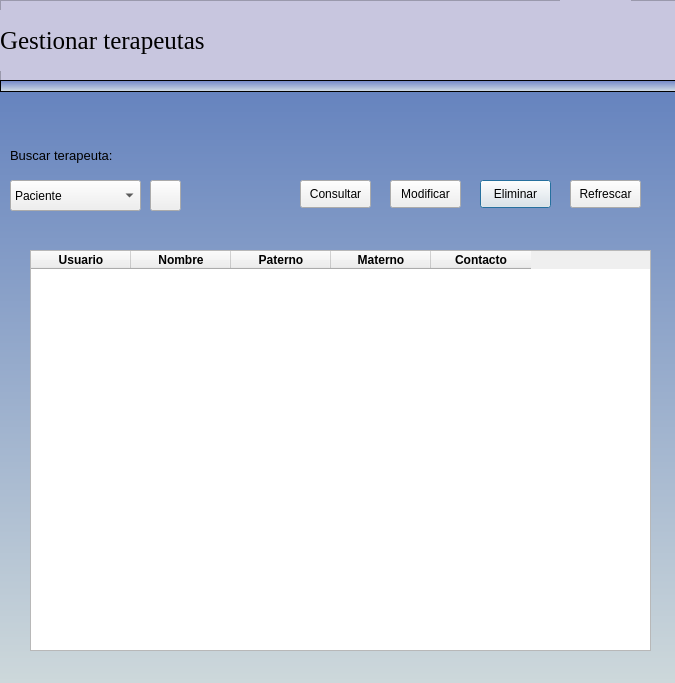
<?xml version="1.0" encoding="UTF-8"?>
<ui version="4.0">
 <class>Consultar_Terapeuta</class>
 <widget class="QDialog" name="Consultar_Terapeuta">
  <property name="geometry">
   <rect>
    <x>0</x>
    <y>0</y>
    <width>675</width>
    <height>683</height>
   </rect>
  </property>
  <property name="minimumSize">
   <size>
    <width>674</width>
    <height>683</height>
   </size>
  </property>
  <property name="windowTitle">
   <string>Gestionar terapeuta</string>
  </property>
  <widget class="QPushButton" name="btnEliminar">
   <property name="geometry">
    <rect>
     <x>480</x>
     <y>180</y>
     <width>71</width>
     <height>28</height>
    </rect>
   </property>
   <property name="text">
    <string>Eliminar</string>
   </property>
  </widget>
  <widget class="QPushButton" name="btnConsultar">
   <property name="geometry">
    <rect>
     <x>300</x>
     <y>180</y>
     <width>71</width>
     <height>28</height>
    </rect>
   </property>
   <property name="text">
    <string>Consultar</string>
   </property>
  </widget>
  <widget class="QPushButton" name="btnModificar">
   <property name="geometry">
    <rect>
     <x>390</x>
     <y>180</y>
     <width>71</width>
     <height>28</height>
    </rect>
   </property>
   <property name="text">
    <string>Modificar</string>
   </property>
  </widget>
  <widget class="QLabel" name="label_2">
   <property name="geometry">
    <rect>
     <x>10</x>
     <y>140</y>
     <width>481</width>
     <height>31</height>
    </rect>
   </property>
   <property name="font">
    <font>
     <pointsize>10</pointsize>
    </font>
   </property>
   <property name="text">
    <string>Buscar terapeuta: </string>
   </property>
  </widget>
  <widget class="QFrame" name="frame">
   <property name="geometry">
    <rect>
     <x>0</x>
     <y>0</y>
     <width>681</width>
     <height>81</height>
    </rect>
   </property>
   <property name="styleSheet">
    <string notr="true">background-color: rgb(200, 198, 223);</string>
   </property>
   <property name="frameShape">
    <enum>QFrame::StyledPanel</enum>
   </property>
   <property name="frameShadow">
    <enum>QFrame::Raised</enum>
   </property>
   <widget class="QLabel" name="label_3">
    <property name="geometry">
     <rect>
      <x>0</x>
      <y>10</y>
      <width>481</width>
      <height>61</height>
     </rect>
    </property>
    <property name="font">
     <font>
      <family>Times New Roman</family>
      <pointsize>19</pointsize>
      <weight>9</weight>
      <italic>false</italic>
      <bold>false</bold>
     </font>
    </property>
    <property name="styleSheet">
     <string notr="true">
font: 75 19pt &quot;Times New Roman&quot;;</string>
    </property>
    <property name="text">
     <string>Gestionar terapeutas</string>
    </property>
   </widget>
   <widget class="QLabel" name="label_23">
    <property name="geometry">
     <rect>
      <x>560</x>
      <y>0</y>
      <width>71</width>
      <height>71</height>
     </rect>
    </property>
    <property name="font">
     <font>
      <pointsize>10</pointsize>
     </font>
    </property>
    <property name="styleSheet">
     <string notr="true">image: url(:/newPrefix/terapeuta.png);</string>
    </property>
    <property name="text">
     <string/>
    </property>
   </widget>
  </widget>
  <widget class="QLabel" name="label">
   <property name="geometry">
    <rect>
     <x>0</x>
     <y>80</y>
     <width>681</width>
     <height>631</height>
    </rect>
   </property>
   <property name="minimumSize">
    <size>
     <width>10</width>
     <height>10</height>
    </size>
   </property>
   <property name="styleSheet">
    <string notr="true">background-color: qlineargradient(spread:pad, x1:0, y1:1, x2:0, y2:0, stop:0 rgba(210, 220, 220), stop:1 rgba(100, 130, 190));

</string>
   </property>
   <property name="text">
    <string/>
   </property>
  </widget>
  <widget class="QFrame" name="frame_2">
   <property name="geometry">
    <rect>
     <x>0</x>
     <y>80</y>
     <width>681</width>
     <height>12</height>
    </rect>
   </property>
   <property name="maximumSize">
    <size>
     <width>16777215</width>
     <height>14</height>
    </size>
   </property>
   <property name="styleSheet">
    <string notr="true">background-color: qlineargradient(spread:pad, x1:0, y1:1, x2:0, y2:0, stop:0 rgba(214, 225, 229), stop:1 rgba(109, 130, 198));
</string>
   </property>
   <property name="frameShape">
    <enum>QFrame::StyledPanel</enum>
   </property>
   <property name="frameShadow">
    <enum>QFrame::Raised</enum>
   </property>
  </widget>
  <widget class="QPushButton" name="btnBuscarbaciente">
   <property name="geometry">
    <rect>
     <x>150</x>
     <y>180</y>
     <width>31</width>
     <height>31</height>
    </rect>
   </property>
   <property name="text">
    <string/>
   </property>
   <property name="icon">
    <iconset resource="images/image.qrc">
     <normaloff>:/newPrefix/lupa.png</normaloff>:/newPrefix/lupa.png</iconset>
   </property>
  </widget>
  <widget class="QComboBox" name="cbfiltrar">
   <property name="geometry">
    <rect>
     <x>10</x>
     <y>180</y>
     <width>131</width>
     <height>31</height>
    </rect>
   </property>
   <item>
    <property name="text">
     <string>Paciente</string>
    </property>
   </item>
   <item>
    <property name="text">
     <string>Terapeuta</string>
    </property>
   </item>
  </widget>
  <widget class="QTableWidget" name="tableView_2">
   <property name="geometry">
    <rect>
     <x>30</x>
     <y>250</y>
     <width>621</width>
     <height>401</height>
    </rect>
   </property>
   <property name="minimumSize">
    <size>
     <width>200</width>
     <height>200</height>
    </size>
   </property>
   <property name="focusPolicy">
    <enum>Qt::NoFocus</enum>
   </property>
   <property name="editTriggers">
    <set>QAbstractItemView::NoEditTriggers</set>
   </property>
   <property name="dragEnabled">
    <bool>false</bool>
   </property>
   <property name="rowCount">
    <number>0</number>
   </property>
   <property name="columnCount">
    <number>5</number>
   </property>
   <column>
    <property name="text">
     <string>Usuario</string>
    </property>
    <property name="font">
     <font>
      <weight>75</weight>
      <bold>true</bold>
     </font>
    </property>
   </column>
   <column>
    <property name="text">
     <string>Nombre</string>
    </property>
    <property name="font">
     <font>
      <weight>75</weight>
      <bold>true</bold>
     </font>
    </property>
    <property name="textAlignment">
     <set>AlignCenter</set>
    </property>
    <property name="background">
     <color>
      <red>85</red>
      <green>255</green>
      <blue>127</blue>
     </color>
    </property>
   </column>
   <column>
    <property name="text">
     <string>Paterno</string>
    </property>
    <property name="font">
     <font>
      <weight>75</weight>
      <bold>true</bold>
     </font>
    </property>
    <property name="textAlignment">
     <set>AlignCenter</set>
    </property>
    <property name="background">
     <color>
      <red>255</red>
      <green>248</green>
      <blue>53</blue>
     </color>
    </property>
   </column>
   <column>
    <property name="text">
     <string>Materno</string>
    </property>
    <property name="font">
     <font>
      <weight>75</weight>
      <bold>true</bold>
     </font>
    </property>
    <property name="textAlignment">
     <set>AlignCenter</set>
    </property>
    <property name="background">
     <color>
      <red>0</red>
      <green>170</green>
      <blue>127</blue>
     </color>
    </property>
   </column>
   <column>
    <property name="text">
     <string>Contacto</string>
    </property>
    <property name="font">
     <font>
      <weight>75</weight>
      <bold>true</bold>
     </font>
    </property>
    <property name="textAlignment">
     <set>AlignCenter</set>
    </property>
    <property name="background">
     <color>
      <red>255</red>
      <green>170</green>
      <blue>0</blue>
     </color>
    </property>
   </column>
  </widget>
  <widget class="QPushButton" name="btnRefrescar">
   <property name="geometry">
    <rect>
     <x>570</x>
     <y>180</y>
     <width>71</width>
     <height>28</height>
    </rect>
   </property>
   <property name="text">
    <string>Refrescar</string>
   </property>
  </widget>
  <zorder>label</zorder>
  <zorder>btnEliminar</zorder>
  <zorder>btnConsultar</zorder>
  <zorder>btnModificar</zorder>
  <zorder>label_2</zorder>
  <zorder>frame</zorder>
  <zorder>frame_2</zorder>
  <zorder>btnBuscarbaciente</zorder>
  <zorder>cbfiltrar</zorder>
  <zorder>tableView_2</zorder>
  <zorder>btnRefrescar</zorder>
 </widget>
 <resources>
  <include location="images/image.qrc"/>
 </resources>
 <connections/>
</ui>
